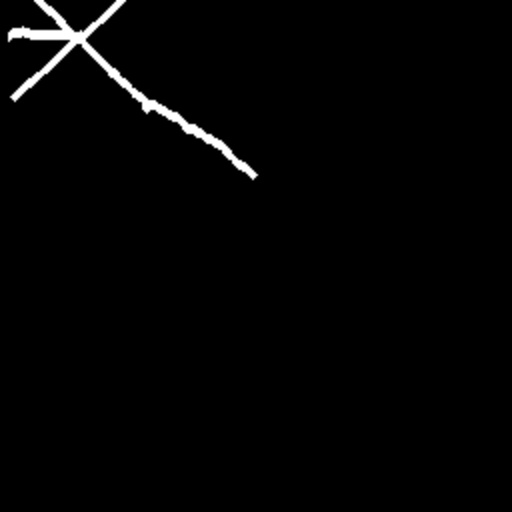
#> input picture samples/samples_mask/115.jpg, 512 x 512 px; its folder holds only this picture in this run
$ python trimap.py
#> lines starting #> are read from the running program, lines starting #| are printed output that depends on the picture; after the words box and inside, x2 and y2 are one past the last pixel; in counts of white or black regions, pixels touching at a corner belong together
# -*- coding: utf-8 -*-
"""
Created on Thu Aug 29 11:52:32 2024

@author: MaxGr
"""

import os
import cv2
import numpy as np

from skimage import io, color, morphology


# Input and output directories
mask_folder = "samples_mask"
skeleton_folder = "samples_skeleton"
trimap_folder = "samples_trimap"

# Create the output directory if it doesn't exist
# if not os.path.exists(output_folder):
os.makedirs(trimap_folder, exist_ok=True)


import cv2
import numpy as np

def generate_trimap(mask, kernel_size=3, erosion_iterations=1, dilation_iterations=3):

    kernel = np.ones((kernel_size, kernel_size), np.uint8)

    foreground = mask.copy()

    background = cv2.erode(mask, kernel, iterations=erosion_iterations)

    unknown = cv2.dilate(mask, kernel, iterations=dilation_iterations)

    gray_area = np.full(mask.shape, 128, dtype=np.uint8)

    # gray_area[background > 200] = 255

    gray_area[unknown < 50] = 0

    # trimap[background == 0] = 0

    return gray_area


# Process images in the input folder
for filename in os.listdir(mask_folder):
    if filename.endswith(('.jpg', '.png', '.jpeg')):
        mask_image_path = os.path.join(mask_folder, filename)
        skeleton_image_path = os.path.join(skeleton_folder, filename)
        trimap_image_path = os.path.join(trimap_folder, filename)

        mask = cv2.imread(mask_image_path, cv2.IMREAD_GRAYSCALE)
#> mask is the input picture: shape (512, 512); min 0, max 255, mean 3.8
        skeleton = cv2.imread(skeleton_image_path, cv2.IMREAD_GRAYSCALE)

        gray_area = generate_trimap(mask)
#> in generate_trimap, `unknown = cv2.dilate(mask, kernel, iterations=dilation_iterations)`:
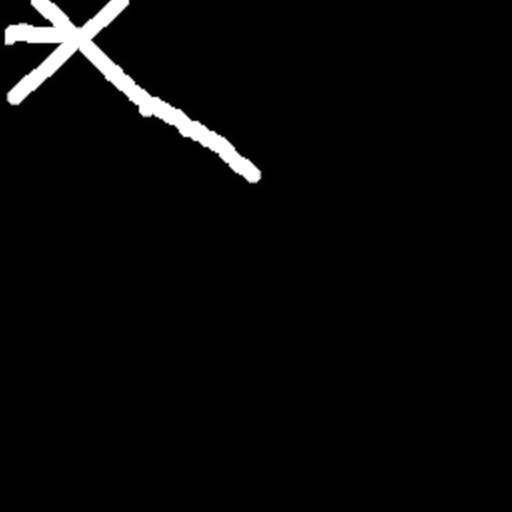
#> unknown: shape (512, 512); min 0, max 255, mean 7.6
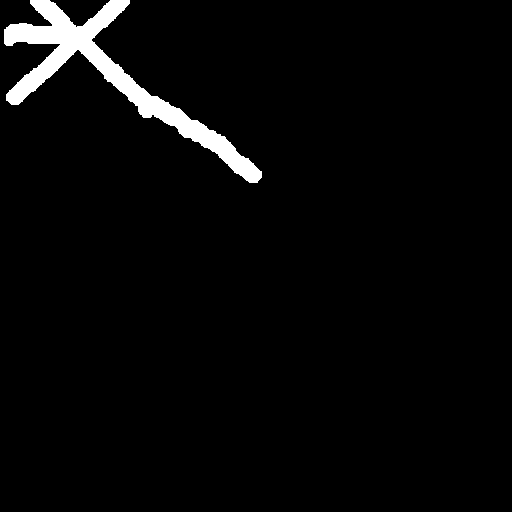
#> gray_area: shape (512, 512); values 0 (black) and 128 (white), 3.2% white; 1 white region, box (x1, y1, x2, y2) and area: (4, 0, 262, 183) 8360
        trimap = cv2.add(gray_area, skeleton)

        # Save the skeletonized image
        cv2.imwrite(trimap_image_path, trimap)

        print(f"Processed: {trimap_image_path}")

print("Image skeletonization complete.")

$ run again, on samples/samples_mask/141.jpg
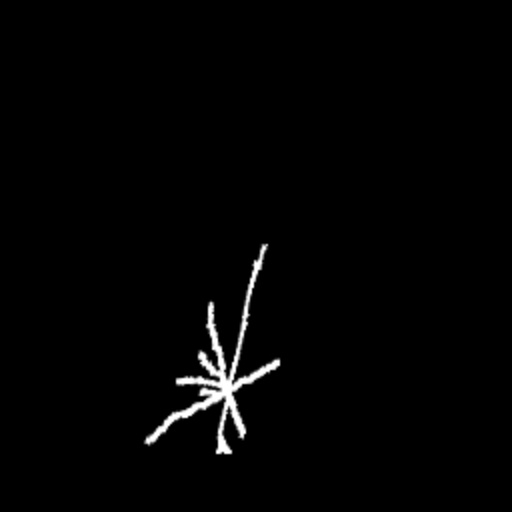
#> input picture samples/samples_mask/141.jpg, 512 x 512 px
#> mask is the input picture: shape (512, 512); min 0, max 255, mean 3.5
#> in generate_trimap, `unknown = cv2.dilate(mask, kernel, iterations=dilation_iterations)`:
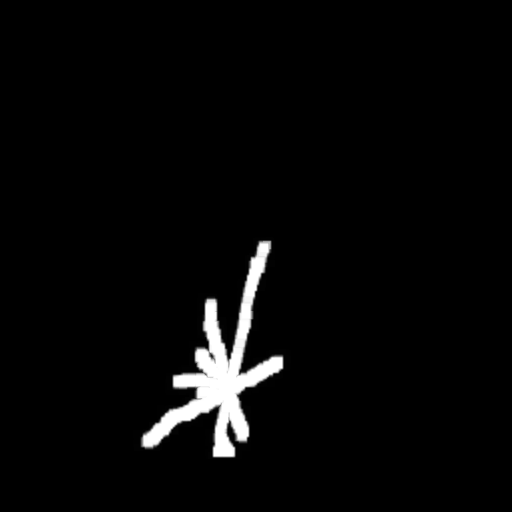
#> unknown: shape (512, 512); min 0, max 255, mean 7.6
#> `gray_area = generate_trimap(mask)`:
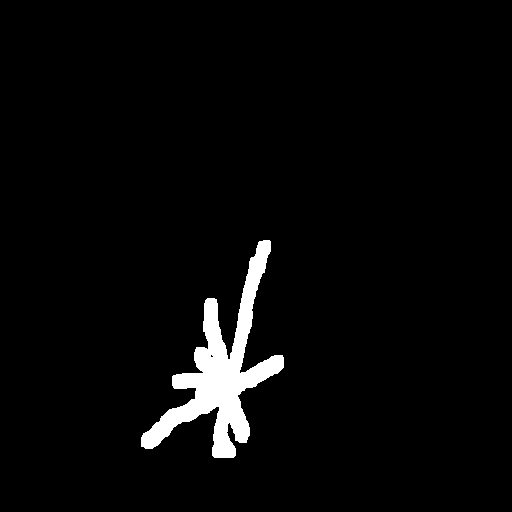
#> gray_area: shape (512, 512); values 0 (black) and 128 (white), 3.3% white; 1 white region, box (x1, y1, x2, y2) and area: (141, 240, 284, 458) 8760

$ run again, on samples/samples_mask/149.jpg
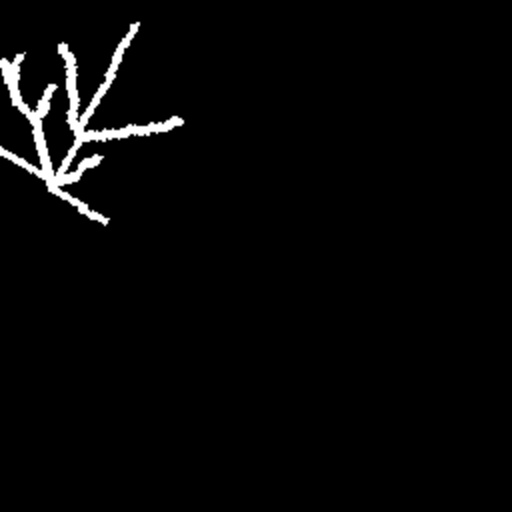
#> input picture samples/samples_mask/149.jpg, 512 x 512 px
#> mask is the input picture: shape (512, 512); min 0, max 255, mean 6.3
#> `gray_area = generate_trimap(mask)`:
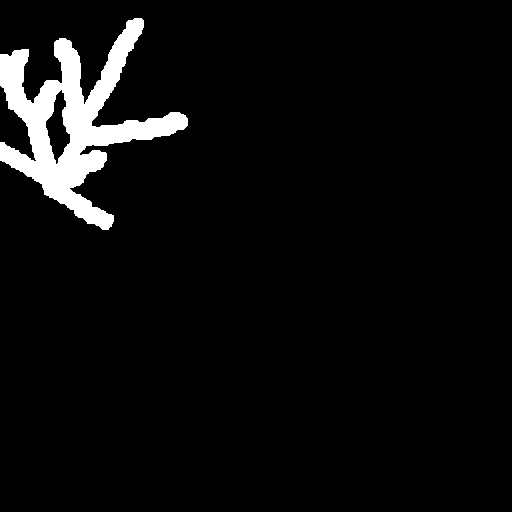
#> gray_area: shape (512, 512); values 0 (black) and 128 (white), 5% white; 1 white region, box (x1, y1, x2, y2) and area: (0, 18, 188, 230) 13070
#> `trimap = cv2.add(gray_area, skeleton)`:
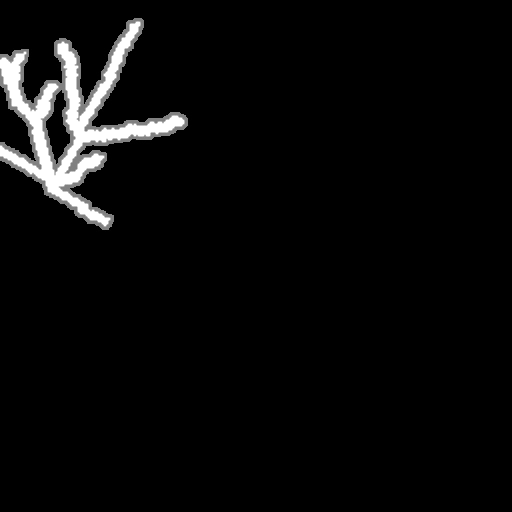
#> trimap: shape (512, 512); min 0, max 255, mean 10

$ run again, on samples/samples_mask/161.jpg
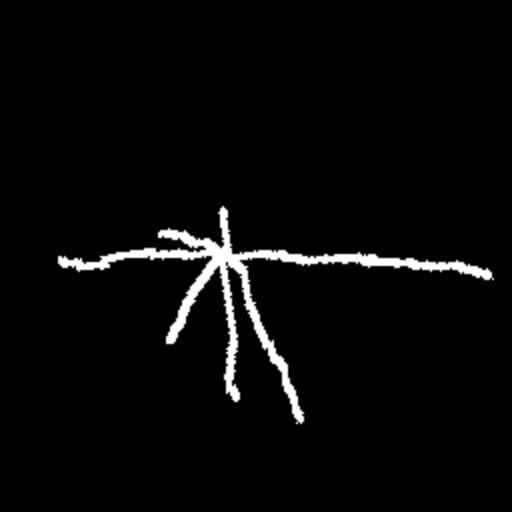
#> input picture samples/samples_mask/161.jpg, 512 x 512 px
#> mask is the input picture: shape (512, 512); min 0, max 255, mean 8
#> `gray_area = generate_trimap(mask)`:
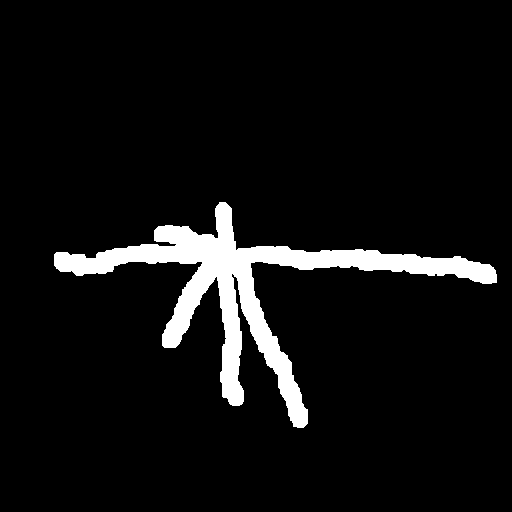
#> gray_area: shape (512, 512); values 0 (black) and 128 (white), 6.5% white; 1 white region, box (x1, y1, x2, y2) and area: (54, 202, 497, 428) 17021
#> `trimap = cv2.add(gray_area, skeleton)`:
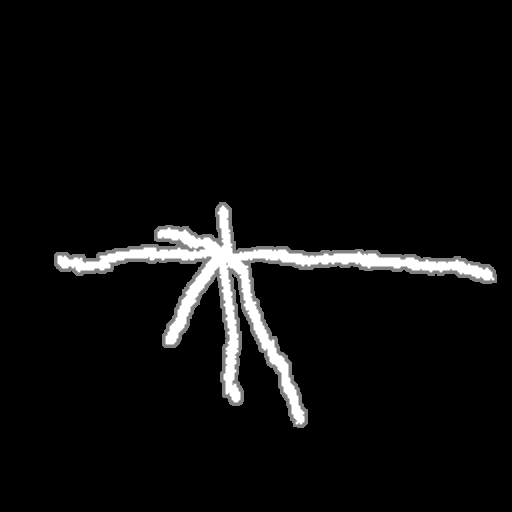
#> trimap: shape (512, 512); min 0, max 255, mean 12.9

$ run again, on samples/samples_mask/129.jpg
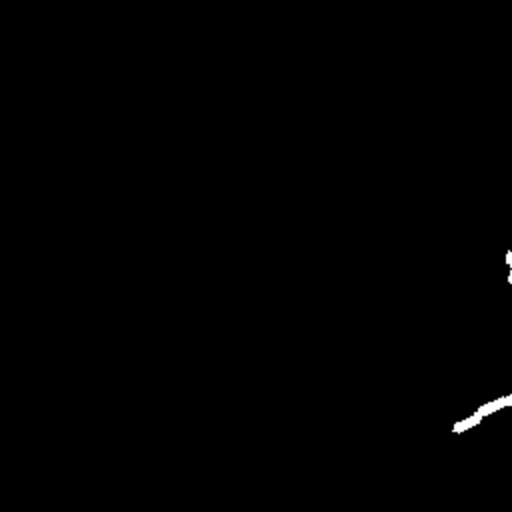
#> input picture samples/samples_mask/129.jpg, 512 x 512 px
#> mask is the input picture: shape (512, 512); min 0, max 255, mean 0.8
#> `gray_area = generate_trimap(mask)`:
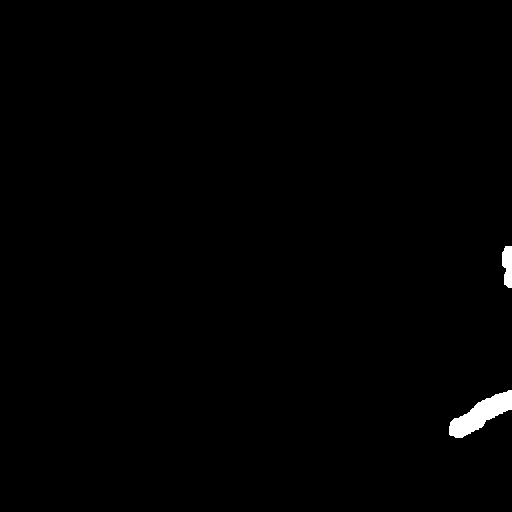
#> gray_area: shape (512, 512); values 0 (black) and 128 (white), 0.65% white; 2 white regions, box (x1, y1, x2, y2) and area: (449, 390, 512, 438) 1363, (502, 246, 512, 288) 345
